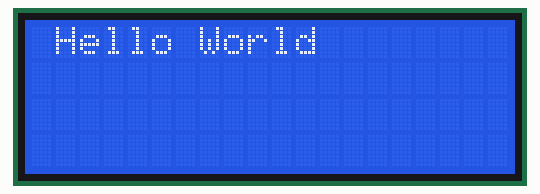
Simulated run of this sketch. Board: Arduino Uno, built with avr-gcc and run on an emulated ATmega328P. Parts: 20×4 character LCD.

Above: at 0.1 s.
At 4.4 s:
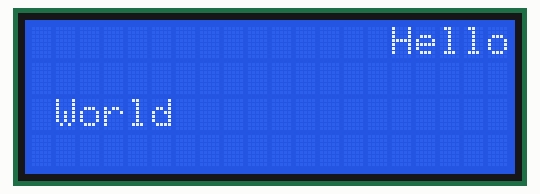
At 9.4 s:
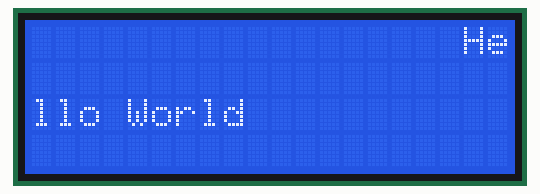
At 19.3 s:
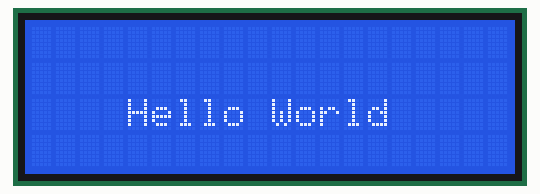
At 29.3 s:
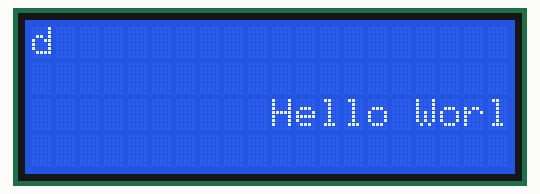
At 39.2 s:
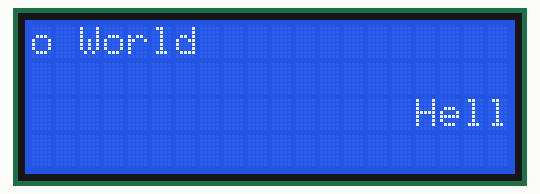

The sketch:

lcd_24L_autoscroll.ino
```cpp
//YWROBOT
//Compatible with the Arduino IDE 1.0
//Library version:1.1
#include <LiquidCrystal_I2C.h>

LiquidCrystal_I2C lcd(0x27,20,4);  // set the LCD address to 0x27 for a 16 chars and 2 line display
String val="Hello World";
int count=0;

void setup()
{
  lcd.init();                      // initialize the lcd
  // Print a message to the LCD.
    lcd.clear();
  lcd.backlight();
//  lcd.setCursor(3,0);
//  lcd.print("Hello, Dear!");

}


void loop()
{
lcd.setCursor(1,0);
lcd.print(val);
delay(700);
lcd.autoscroll();
count=count -1;
if (count>=20){
//applied if condition on count variable
lcd.noAutoscroll();
//stopped auto-scrolling
delay(1000);
//generated delay of 3 seconds
lcd.clear();
//cleared the LCD display
count=0;

}
}
```

Measured:
- what the display in image 1 shows lasts 0.8 s, from 4.3 s to 5.1 s
